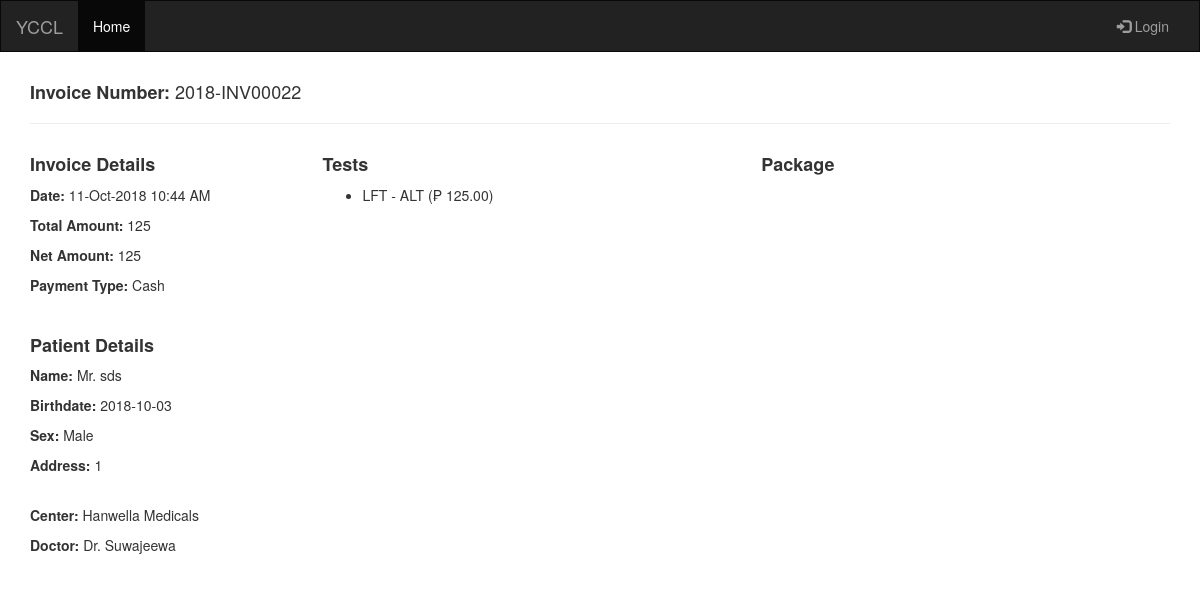
The app's page /invoice.php with its own data.
### tables this page shows
CREATE TABLE IF NOT EXISTS `patient_profile` (
  `invoice_id` int(11) NOT NULL AUTO_INCREMENT,
  `patient_title` varchar(50) DEFAULT NULL,
  `patient_name` varchar(150) DEFAULT NULL,
  `patient_birthdate` date DEFAULT NULL,
  `patient_sex` varchar(50) DEFAULT NULL,
  `patient_contact` varchar(50) DEFAULT NULL,
  `patient_address` varchar(500) DEFAULT NULL,
  `patient_center` varchar(50) DEFAULT NULL,
  `patient_doctor` varchar(50) DEFAULT NULL,
  `payment_type` varchar(50) DEFAULT NULL,
  `amount_total` float DEFAULT NULL,
  `amount_net` float DEFAULT NULL,
  `invoice_date` datetime NOT NULL DEFAULT CURRENT_TIMESTAMP,
  PRIMARY KEY (`invoice_id`)
);

CREATE TABLE IF NOT EXISTS `patient_test` (
  `invoice_id` int(11) DEFAULT NULL,
  `test_id` int(11) DEFAULT NULL,
  `test_code` varchar(50) DEFAULT NULL,
  `test_name` varchar(500) DEFAULT NULL,
  `test_price` double DEFAULT NULL,
  `test_referencerange` varchar(50) DEFAULT NULL,
  `test_unit` varchar(50) DEFAULT NULL
);

### invoice.php (the view, shortened to what this page needs)
<!DOCTYPE html>
<html>
<?php include 'views/partials/header.php'?>
<body>
	<?php include 'views/partials/navbar.php'?>
	<div class="container">
		<?php
			$con = mysqli_connect("localhost","root","","yccl");
			$result = mysqli_query($con,"SELECT * FROM patient_profile ORDER BY invoice_id DESC LIMIT 1");
			while($row = mysqli_fetch_array($result))
			{
				$invoiceId = $row['invoice_id'];
				echo "<br>
					<h4><strong>Invoice Number:</strong> ".date('Y')."-INV".str_pad($row['invoice_id'], 5,'0',STR_PAD_LEFT)."</h4><hr>
					<div class='row'>
						<div class='col-xs-12 col-md-3'>
							<h4><strong>Invoice Details</strong></h4>
							<p><strong>Date:</strong> ".date('d-M-Y g:i A', strtotime($row['invoice_date']))."</p>
							<p><strong>Total Amount: </strong>" . $row['amount_total'] ."</p>
							<p><strong>Net Amount:</strong> " . $row['amount_total'] . "</p>
							<p><strong>Payment Type:</strong> " . $row['payment_type'] . "</p><br>
							<h4><strong>Patient Details</strong></h4>
							<p><strong>Name:</strong> ". $row['patient_title'] . " " . $row['patient_name']."</p>
							<p><strong>Birthdate:</strong> ". $row['patient_birthdate']."</p>
							<p><strong>Sex:</strong> ". $row['patient_sex']."</p>
							<p><strong>Address:</strong> ". $row['patient_address']."</p><br>
							<p><strong>Center:</strong> ". $row['patient_center']."</p>
							<p><strong>Doctor:</strong> ". $row['patient_doctor']."</p>
						</div>
						<div class='col-xs-12 col-md-9'>
							<div class='row'>
								<div class='col-xs-12 col-md-6'>
									<h4><strong>Tests</strong></h4>
									<ul>";
									$testResult = mysqli_query($con,"SELECT * FROM patient_test WHERE invoice_id = '$invoiceId'");
									while($testRow = mysqli_fetch_array($testResult))
									{
										echo "<li>" . $testRow['test_code'] . " - " . $testRow['test_name'] . " (₱ " . number_format($testRow['test_price'],2) . ") " . "</li>";
									}
								echo "</ul>
										</div>
										<div class='col-xs-12 col-md-6'>
											<h4><strong>Package</strong></h4>
												<ul>";
								echo "</ul>
										</div>
									</div>
								</div>
							</div>
							";
			}
		?>
	</div>
</body>
</html>

### records on screen
patient_profile: invoice_id "00022", invoice_date "11-Oct-2018 10:44 AM", amount_total "125", payment_type "Cash", patient_title "Mr.", patient_name "sds", patient_birthdate "2018-10-03", patient_sex "Male", patient_address "1", patient_center "Hanwella Medicals", patient_doctor "Dr. Suwajeewa"
patient_test: test_code "LFT", test_name "ALT", test_price "125.00"
